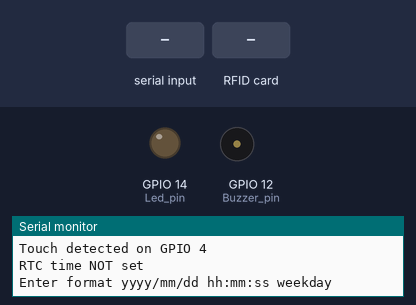
A sketch run on a simulated ESP32. On the bench: output pins drawn as LEDs (lit = HIGH), buzzer (waves = sounding, pin HIGH), the last lines printed to the serial monitor. Inputs (shaded band) come from the test bench. The local clock reads 2024-03-15 10:24:30 at power-on unless the sketch sets it; EEPROM starts erased. At 3.8 s the program puts the board to deep sleep or switches it off; the recording ends there.

Above: at 1.9 s.
2.0 s: "90,45\n" received over Serial
At 2.16 s:
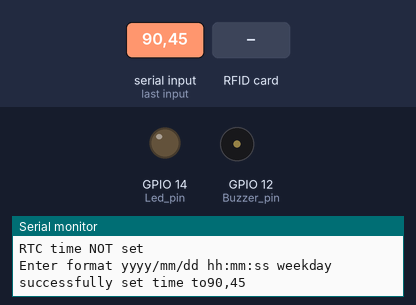
At 3.3 s:
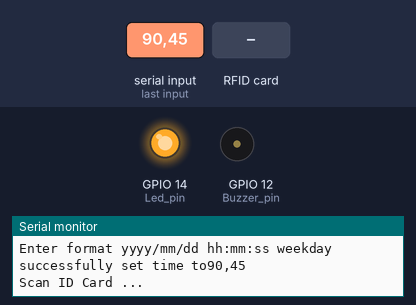
3.7 s: RFID card 5E 7A 19 C4 held to the reader
Timing chart, 0 to 3.8 s (numbered marks = the images above; inputs shaded):
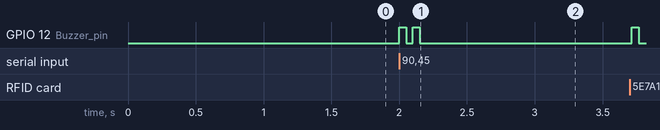

The sketch:

RFIDTS.ino
```cpp
#include <SPI.h>
#include <MFRC522.h>
#include <DS1302.h>
#include <Preferences.h>

Preferences preferences;
#define Led_pin 14
#define Buzzer_pin 12
// RTC
#define RTC_SET_FLAG 0xAA
#define RTC_DAT 21
#define RTC_SCL 22
#define RTC_RST 16

// RFID
#define SDA_PIN 5
// use together RTC&RFID
#define RST_PIN 13

MFRC522 rfid(SDA_PIN, RST_PIN);
DS1302 rtc(RTC_RST, RTC_DAT, RTC_SCL);
touch_pad_t touchPin;

RTC_DATA_ATTR int bootCount = 0;

int THRESHOLD = 20;

const char *dayToString(Time::Day day)
{
    switch (day)
    {
    case Time::kSunday:
        return "Sunday";
    case Time::kMonday:
        return "Monday";
    case Time::kTuesday:
        return "Tuesday";
    case Time::kWednesday:
        return "Wednesday";
    case Time::kThursday:
        return "Thursday";
    case Time::kFriday:
        return "Friday";
    case Time::kSaturday:
        return "Saturday";
    default:
        return "Unknown";
    }
}

unsigned long lastTouchTime = 0;
const unsigned long sleepDelay = 10000;
void Timeout10s_SLEEP()
{
    unsigned long currentTime = millis();
    if (currentTime - lastTouchTime >= sleepDelay)
    {
        Serial.println("time out");
        delay(500);
        Serial.println("Going to sleep now");
        // Enter deep sleep
        esp_deep_sleep_start();
    }
}

void print_wakeup_touchpad()
{
    touchPin = esp_sleep_get_touchpad_wakeup_status();

    switch (touchPin)
    {
    case 0:
        Serial.println("Touch detected on GPIO 4");
        break;
    case 7:
        Serial.println("Touch detected on GPIO 27");
        break;
    default:
        Serial.println("Wakeup not by touchpad");
        break;
    }
}

bool readUID()
{
    unsigned long startTime = millis();

    if (rfid.PICC_IsNewCardPresent() && rfid.PICC_ReadCardSerial())
    {
        // ... (existing code)
        beep_beep();
        // Display the UID
        Serial.print("UID:");
        String currentUID = "";
        for (int i = 0; i < rfid.uid.size; i++)
        {
            currentUID += (rfid.uid.uidByte[i] < 0x10 ? " 0" : " ");
            currentUID += String(rfid.uid.uidByte[i], HEX);
        }
        // Serial.println(currentUID);

        // Store UID in NVS
        preferences.putString("lastUID", currentUID);

        // Store UID, date, and time in NVS
        storeUIDInNVS(currentUID);

        // stamp_time();
        lastTouchTime = millis();
        return true; // Found RFID card, exit loop
    }
    return false;
}

void storeUIDInNVS(String uid)
{
    Time now = rtc.time();
    String entry = uid + " " + dayToString(now.day) + " " +
                   String(now.yr) + "-" +
                   (now.mon < 10 ? "0" : "") + String(now.mon) + "-" +
                   (now.date < 10 ? "0" : "") + String(now.date) + " " +
                   (now.hr < 10 ? "0" : "") + String(now.hr) + ":" +
                   (now.min < 10 ? "0" : "") + String(now.min) + ":" +
                   (now.sec < 10 ? "0" : "") + String(now.sec);

    Serial.println(entry);

    // Save the entry in NVS
    preferences.putString("entries", preferences.getString("entries", "") + entry + "\n");
}

void printTwoDigits(int number)
{
    if (number < 10)
    {
        Serial.print("0");
    }
    Serial.print(String(number));
}

void stamp_time()
{
    Time now = rtc.time();
    Serial.print(String(now.yr));
    Serial.print("-");
    printTwoDigits(now.mon);
    Serial.print("-");
    printTwoDigits(now.date);
    Serial.print(" ");
    Serial.print(dayToString(now.day));
    Serial.print(" ");
    printTwoDigits(now.hr);
    Serial.print(":");
    printTwoDigits(now.min);
    Serial.print(":");
    printTwoDigits(now.sec);
    Serial.println();
    delay(1000);
}

void beep_beep()
{
    digitalWrite(Buzzer_pin, HIGH);
    delay(50);
    digitalWrite(Buzzer_pin, LOW);
    delay(50);
}

void setup()
{
    Serial.begin(115200);
    pinMode(Led_pin, OUTPUT);
    pinMode(Buzzer_pin, OUTPUT);

    SPI.begin();     // Initialize SPI bus
    rfid.PCD_Init(); // Initialize RFID module
    delay(50);
    stamp_time();
    bootCount++;
    Serial.println("Boot number: " + String(bootCount));
    delay(50);
    print_wakeup_touchpad(); // display GPIO
    touchPin = esp_sleep_get_touchpad_wakeup_status();
    touchSleepWakeUpEnable(4, THRESHOLD);
    touchSleepWakeUpEnable(27, THRESHOLD);
    Serial.flush();
    rtc.writeProtect(false); // can edit time
    rtc.halt(false);         // stop time if true
    uint8_t flag = rtc.readRam(0);
    if (flag != RTC_SET_FLAG)
    {
        uint16_t yr;
        uint8_t mon, date, hr, min, sec;
        Time::Day day;

        Serial.println();
        Serial.println("RTC time NOT set");
        Serial.println("Enter format yyyy/mm/dd hh:mm:ss weekday");
        while (!Serial.available())
            ;
        String dtString = Serial.readStringUntil('\n');
        sscanf(dtString.c_str(), "%hu/%hhu/%hhu %hhu:%hhu:%hhu %hhu",
               &yr, &mon, &date, &hr, &min, &sec, &day);

        Time now(yr, mon, date, hr, min, sec, day);
        rtc.time(now);
        rtc.writeRam(0, RTC_SET_FLAG);
        Serial.println("successfully set time to" + dtString);
    }
    preferences.begin("myApp", false); // Open the NVS
    if (touchPin == 7)
    {
        String allEntries = preferences.getString("entries", "");
        Serial.println("CSV Data\n" + allEntries);
        beep_beep();
        beep_beep();
    }
    if (touchPin == 0)
    {
        beep_beep();
        beep_beep();
    }
    Serial.println("Scan ID Card ...");
}
void loop()
{

    digitalWrite(Led_pin, HIGH);

    // Serial.printf("checkbeep = %d\n", checkbeep);
    if (touchPin == 0)
    {
        if (readUID())
        {
            Serial.println("Check in successful");
            Serial.println("Go to Sleep");
            esp_deep_sleep_start();
        }
    }
    else if (touchPin == 7)
    {
        if (readUID())
        {
            Serial.println("Check in successful");
            Serial.println("Go to Sleep");
            esp_deep_sleep_start();
        }
    }
    else
    {
        if (readUID())
        {
            Serial.println("Check in successful");
            Serial.println("Go to Sleep");
            esp_deep_sleep_start();
        }
    }

    Timeout10s_SLEEP();
}
```

Measured:
- after the input at 2.0 s, GPIO 14 (Led_pin): LOW → HIGH after 0.20 s; GPIO 12 (Buzzer_pin): alternates HIGH for 0.05 s and LOW for 0.05 s, 4 changes in all, then stays LOW, starting at once
